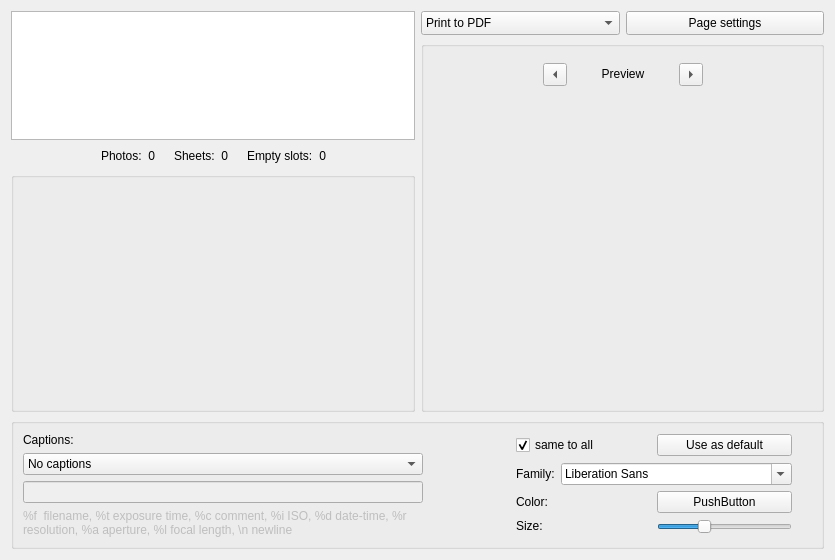
<?xml version="1.0" encoding="UTF-8"?>
<ui version="4.0">
 <class>PhotoPage</class>
 <widget class="QWidget" name="PhotoPage">
  <property name="geometry">
   <rect>
    <x>0</x>
    <y>0</y>
    <width>821</width>
    <height>560</height>
   </rect>
  </property>
  <property name="sizePolicy">
   <sizepolicy hsizetype="MinimumExpanding" vsizetype="MinimumExpanding">
    <horstretch>0</horstretch>
    <verstretch>0</verstretch>
   </sizepolicy>
  </property>
  <layout class="QGridLayout" name="gridLayout">
   <item row="0" column="0">
    <layout class="QHBoxLayout" name="horizontalLayout_11">
     <item>
      <layout class="QVBoxLayout" name="verticalLayout_10">
       <item>
        <layout class="QVBoxLayout" name="verticalLayout_9">
         <item>
          <widget class="QListWidget" name="ListPhotoSizes"/>
         </item>
         <item>
          <layout class="QHBoxLayout" name="horizontalLayout_3">
           <item>
            <spacer name="horizontalSpacer_7">
             <property name="orientation">
              <enum>Qt::Horizontal</enum>
             </property>
             <property name="sizeHint" stdset="0">
              <size>
               <width>13</width>
               <height>20</height>
              </size>
             </property>
            </spacer>
           </item>
           <item>
            <widget class="QLabel" name="TextLabel4_2">
             <property name="text">
              <string>Photos:</string>
             </property>
            </widget>
           </item>
           <item>
            <widget class="QLabel" name="LblPhotoCount">
             <property name="text">
              <string>&lt;p align=&quot;right&quot;&gt;0&lt;/p&gt;</string>
             </property>
            </widget>
           </item>
           <item>
            <spacer name="horizontalSpacer">
             <property name="orientation">
              <enum>Qt::Horizontal</enum>
             </property>
             <property name="sizeType">
              <enum>QSizePolicy::Fixed</enum>
             </property>
             <property name="sizeHint" stdset="0">
              <size>
               <width>13</width>
               <height>20</height>
              </size>
             </property>
            </spacer>
           </item>
           <item>
            <widget class="QLabel" name="TextLabel4">
             <property name="text">
              <string>Sheets:</string>
             </property>
            </widget>
           </item>
           <item>
            <widget class="QLabel" name="LblSheetsPrinted">
             <property name="text">
              <string>&lt;p align=&quot;right&quot;&gt;0&lt;/p&gt;</string>
             </property>
            </widget>
           </item>
           <item>
            <spacer name="horizontalSpacer_2">
             <property name="orientation">
              <enum>Qt::Horizontal</enum>
             </property>
             <property name="sizeType">
              <enum>QSizePolicy::Fixed</enum>
             </property>
             <property name="sizeHint" stdset="0">
              <size>
               <width>13</width>
               <height>20</height>
              </size>
             </property>
            </spacer>
           </item>
           <item>
            <widget class="QLabel" name="TextLabel6">
             <property name="text">
              <string>Empty slots:</string>
             </property>
            </widget>
           </item>
           <item>
            <widget class="QLabel" name="LblEmptySlots">
             <property name="text">
              <string>&lt;p align=&quot;right&quot;&gt;0&lt;/p&gt;</string>
             </property>
            </widget>
           </item>
           <item>
            <spacer name="horizontalSpacer_8">
             <property name="orientation">
              <enum>Qt::Horizontal</enum>
             </property>
             <property name="sizeHint" stdset="0">
              <size>
               <width>13</width>
               <height>20</height>
              </size>
             </property>
            </spacer>
           </item>
          </layout>
         </item>
        </layout>
       </item>
       <item>
        <widget class="QGroupBox" name="groupBox_2">
         <property name="minimumSize">
          <size>
           <width>200</width>
           <height>240</height>
          </size>
         </property>
         <property name="title">
          <string/>
         </property>
         <layout class="QVBoxLayout" name="verticalLayout_7">
          <item>
           <widget class="QWidget" name="mPrintList" native="true">
            <property name="sizePolicy">
             <sizepolicy hsizetype="Expanding" vsizetype="Expanding">
              <horstretch>0</horstretch>
              <verstretch>0</verstretch>
             </sizepolicy>
            </property>
            <property name="minimumSize">
             <size>
              <width>0</width>
              <height>0</height>
             </size>
            </property>
           </widget>
          </item>
         </layout>
        </widget>
       </item>
      </layout>
     </item>
     <item>
      <layout class="QVBoxLayout" name="verticalLayout_2">
       <item>
        <layout class="QHBoxLayout" name="horizontalLayout">
         <item>
          <widget class="QComboBox" name="m_printer_choice">
           <property name="minimumSize">
            <size>
             <width>0</width>
             <height>24</height>
            </size>
           </property>
           <property name="insertPolicy">
            <enum>QComboBox::InsertAtTop</enum>
           </property>
           <item>
            <property name="text">
             <string>Print to PDF</string>
            </property>
           </item>
           <item>
            <property name="text">
             <string>Print to PS</string>
            </property>
           </item>
           <item>
            <property name="text">
             <string>Print to JPG</string>
            </property>
           </item>
           <item>
            <property name="text">
             <string>Print to gimp</string>
            </property>
           </item>
          </widget>
         </item>
         <item>
          <widget class="QPushButton" name="m_pagesetup">
           <property name="minimumSize">
            <size>
             <width>0</width>
             <height>24</height>
            </size>
           </property>
           <property name="text">
            <string>Page settings</string>
           </property>
          </widget>
         </item>
        </layout>
       </item>
       <item>
        <widget class="QGroupBox" name="groupBox">
         <property name="sizePolicy">
          <sizepolicy hsizetype="Minimum" vsizetype="Preferred">
           <horstretch>0</horstretch>
           <verstretch>0</verstretch>
          </sizepolicy>
         </property>
         <property name="minimumSize">
          <size>
           <width>300</width>
           <height>0</height>
          </size>
         </property>
         <property name="title">
          <string/>
         </property>
         <layout class="QHBoxLayout" name="horizontalLayout_8">
          <item>
           <spacer name="horizontalSpacer_9">
            <property name="orientation">
             <enum>Qt::Horizontal</enum>
            </property>
            <property name="sizeHint" stdset="0">
             <size>
              <width>36</width>
              <height>20</height>
             </size>
            </property>
           </spacer>
          </item>
          <item>
           <layout class="QVBoxLayout" name="verticalLayout_12">
            <item>
             <spacer name="verticalSpacer">
              <property name="orientation">
               <enum>Qt::Vertical</enum>
              </property>
              <property name="sizeHint" stdset="0">
               <size>
                <width>20</width>
                <height>16</height>
               </size>
              </property>
             </spacer>
            </item>
            <item>
             <layout class="QVBoxLayout" name="verticalLayout">
              <item>
               <layout class="QHBoxLayout" name="horizontalLayout_2">
                <item>
                 <spacer name="horizontalSpacer_11">
                  <property name="orientation">
                   <enum>Qt::Horizontal</enum>
                  </property>
                  <property name="sizeHint" stdset="0">
                   <size>
                    <width>20</width>
                    <height>20</height>
                   </size>
                  </property>
                 </spacer>
                </item>
                <item>
                 <widget class="QToolButton" name="BtnPreviewPageDown">
                  <property name="maximumSize">
                   <size>
                    <width>30</width>
                    <height>32767</height>
                   </size>
                  </property>
                  <property name="toolTip">
                   <string>Previous photo</string>
                  </property>
                  <property name="whatsThis">
                   <string>Previous photo</string>
                  </property>
                  <property name="text">
                   <string>&lt;</string>
                  </property>
                  <property name="arrowType">
                   <enum>Qt::LeftArrow</enum>
                  </property>
                 </widget>
                </item>
                <item>
                 <widget class="QLabel" name="LblPreview">
                  <property name="sizePolicy">
                   <sizepolicy hsizetype="Preferred" vsizetype="Fixed">
                    <horstretch>0</horstretch>
                    <verstretch>0</verstretch>
                   </sizepolicy>
                  </property>
                  <property name="minimumSize">
                   <size>
                    <width>100</width>
                    <height>0</height>
                   </size>
                  </property>
                  <property name="text">
                   <string>Preview</string>
                  </property>
                  <property name="alignment">
                   <set>Qt::AlignCenter</set>
                  </property>
                 </widget>
                </item>
                <item>
                 <widget class="QToolButton" name="BtnPreviewPageUp">
                  <property name="maximumSize">
                   <size>
                    <width>30</width>
                    <height>32767</height>
                   </size>
                  </property>
                  <property name="toolTip">
                   <string>Next page</string>
                  </property>
                  <property name="whatsThis">
                   <string>Next page</string>
                  </property>
                  <property name="text">
                   <string>&gt;</string>
                  </property>
                  <property name="arrowType">
                   <enum>Qt::RightArrow</enum>
                  </property>
                 </widget>
                </item>
                <item>
                 <spacer name="horizontalSpacer_10">
                  <property name="orientation">
                   <enum>Qt::Horizontal</enum>
                  </property>
                  <property name="sizeHint" stdset="0">
                   <size>
                    <width>20</width>
                    <height>20</height>
                   </size>
                  </property>
                 </spacer>
                </item>
               </layout>
              </item>
              <item>
               <widget class="QLabel" name="BmpFirstPagePreview">
                <property name="sizePolicy">
                 <sizepolicy hsizetype="Fixed" vsizetype="Preferred">
                  <horstretch>0</horstretch>
                  <verstretch>0</verstretch>
                 </sizepolicy>
                </property>
                <property name="minimumSize">
                 <size>
                  <width>300</width>
                  <height>300</height>
                 </size>
                </property>
                <property name="alignment">
                 <set>Qt::AlignCenter</set>
                </property>
               </widget>
              </item>
             </layout>
            </item>
            <item>
             <spacer name="verticalSpacer_2">
              <property name="orientation">
               <enum>Qt::Vertical</enum>
              </property>
              <property name="sizeHint" stdset="0">
               <size>
                <width>20</width>
                <height>16</height>
               </size>
              </property>
             </spacer>
            </item>
           </layout>
          </item>
          <item>
           <spacer name="horizontalSpacer_5">
            <property name="orientation">
             <enum>Qt::Horizontal</enum>
            </property>
            <property name="sizeHint" stdset="0">
             <size>
              <width>35</width>
              <height>20</height>
             </size>
            </property>
           </spacer>
          </item>
         </layout>
        </widget>
       </item>
      </layout>
     </item>
    </layout>
   </item>
   <item row="1" column="0">
    <widget class="QGroupBox" name="groupBox_3">
     <property name="title">
      <string/>
     </property>
     <layout class="QHBoxLayout" name="horizontalLayout_12">
      <item>
       <layout class="QHBoxLayout" name="horizontalLayout_9">
        <item>
         <layout class="QVBoxLayout" name="verticalLayout_5">
          <item>
           <layout class="QVBoxLayout" name="verticalLayout_4">
            <item>
             <widget class="QLabel" name="label_2">
              <property name="sizePolicy">
               <sizepolicy hsizetype="Preferred" vsizetype="Fixed">
                <horstretch>0</horstretch>
                <verstretch>0</verstretch>
               </sizepolicy>
              </property>
              <property name="text">
               <string>Captions:</string>
              </property>
              <property name="buddy">
               <cstring>m_captions</cstring>
              </property>
             </widget>
            </item>
            <item>
             <widget class="QComboBox" name="m_captions">
              <item>
               <property name="text">
                <string>No captions</string>
               </property>
              </item>
              <item>
               <property name="text">
                <string>Image file names</string>
               </property>
              </item>
              <item>
               <property name="text">
                <string>Exif date-time</string>
               </property>
              </item>
              <item>
               <property name="text">
                <string>Comments</string>
               </property>
              </item>
              <item>
               <property name="text">
                <string>Free</string>
               </property>
              </item>
             </widget>
            </item>
           </layout>
          </item>
          <item>
           <layout class="QVBoxLayout" name="verticalLayout_3">
            <item>
             <widget class="QLineEdit" name="m_FreeCaptionFormat">
              <property name="enabled">
               <bool>false</bool>
              </property>
              <property name="minimumSize">
               <size>
                <width>400</width>
                <height>0</height>
               </size>
              </property>
             </widget>
            </item>
            <item>
             <widget class="QLabel" name="m_free_label">
              <property name="enabled">
               <bool>false</bool>
              </property>
              <property name="sizePolicy">
               <sizepolicy hsizetype="Preferred" vsizetype="Fixed">
                <horstretch>0</horstretch>
                <verstretch>0</verstretch>
               </sizepolicy>
              </property>
              <property name="text">
               <string>%f  filename, %t exposure time, %c comment, %i ISO, %d date-time, %r resolution, %a aperture, %l focal length, \n newline</string>
              </property>
              <property name="wordWrap">
               <bool>true</bool>
              </property>
             </widget>
            </item>
           </layout>
          </item>
         </layout>
        </item>
        <item>
         <spacer name="horizontalSpacer_3">
          <property name="orientation">
           <enum>Qt::Horizontal</enum>
          </property>
          <property name="sizeHint" stdset="0">
           <size>
            <width>40</width>
            <height>20</height>
           </size>
          </property>
         </spacer>
        </item>
        <item>
         <layout class="QVBoxLayout" name="verticalLayout_8">
          <item>
           <layout class="QHBoxLayout" name="horizontalLayout_4">
            <item>
             <widget class="QCheckBox" name="m_sameCaption">
              <property name="text">
               <string>same to all</string>
              </property>
              <property name="checked">
               <bool>true</bool>
              </property>
             </widget>
            </item>
            <item>
             <widget class="QPushButton" name="m_setDefault">
              <property name="text">
               <string>Use as default</string>
              </property>
             </widget>
            </item>
           </layout>
          </item>
          <item>
           <layout class="QVBoxLayout" name="verticalLayout_6">
            <item>
             <layout class="QHBoxLayout" name="horizontalLayout_5">
              <item>
               <widget class="QLabel" name="label_3">
                <property name="text">
                 <string>Family:</string>
                </property>
                <property name="buddy">
                 <cstring>m_font_name</cstring>
                </property>
               </widget>
              </item>
              <item>
               <widget class="QFontComboBox" name="m_font_name"/>
              </item>
             </layout>
            </item>
            <item>
             <layout class="QHBoxLayout" name="horizontalLayout_6">
              <item>
               <widget class="QLabel" name="label_4">
                <property name="text">
                 <string>Color:</string>
                </property>
                <property name="buddy">
                 <cstring>m_font_color</cstring>
                </property>
               </widget>
              </item>
              <item>
               <widget class="KColorButton" name="m_font_color">
                <property name="text">
                 <string>PushButton</string>
                </property>
               </widget>
              </item>
             </layout>
            </item>
            <item>
             <layout class="QHBoxLayout" name="horizontalLayout_7">
              <item>
               <widget class="QLabel" name="textLabel1_2">
                <property name="sizePolicy">
                 <sizepolicy hsizetype="MinimumExpanding" vsizetype="Fixed">
                  <horstretch>0</horstretch>
                  <verstretch>0</verstretch>
                 </sizepolicy>
                </property>
                <property name="text">
                 <string>Size:</string>
                </property>
                <property name="wordWrap">
                 <bool>false</bool>
                </property>
                <property name="buddy">
                 <cstring>m_font_size</cstring>
                </property>
               </widget>
              </item>
              <item>
               <widget class="QSlider" name="m_font_size">
                <property name="sizePolicy">
                 <sizepolicy hsizetype="Expanding" vsizetype="Fixed">
                  <horstretch>0</horstretch>
                  <verstretch>0</verstretch>
                 </sizepolicy>
                </property>
                <property name="minimum">
                 <number>2</number>
                </property>
                <property name="maximum">
                 <number>8</number>
                </property>
                <property name="singleStep">
                 <number>2</number>
                </property>
                <property name="pageStep">
                 <number>2</number>
                </property>
                <property name="value">
                 <number>4</number>
                </property>
                <property name="orientation">
                 <enum>Qt::Horizontal</enum>
                </property>
               </widget>
              </item>
             </layout>
            </item>
           </layout>
          </item>
         </layout>
        </item>
       </layout>
      </item>
      <item>
       <layout class="QHBoxLayout" name="horizontalLayout_10">
        <item>
         <spacer name="verticalSpacer_5">
          <property name="orientation">
           <enum>Qt::Vertical</enum>
          </property>
          <property name="sizeHint" stdset="0">
           <size>
            <width>20</width>
            <height>13</height>
           </size>
          </property>
         </spacer>
        </item>
       </layout>
      </item>
     </layout>
    </widget>
   </item>
   <item row="2" column="0">
    <spacer name="verticalSpacer_3">
     <property name="orientation">
      <enum>Qt::Vertical</enum>
     </property>
     <property name="sizeHint" stdset="0">
      <size>
       <width>813</width>
       <height>5</height>
      </size>
     </property>
    </spacer>
   </item>
  </layout>
 </widget>
 <customwidgets>
  <customwidget>
   <class>KColorButton</class>
   <extends>QPushButton</extends>
   <header>kcolorbutton.h</header>
  </customwidget>
 </customwidgets>
 <tabstops>
  <tabstop>ListPhotoSizes</tabstop>
  <tabstop>BtnPreviewPageDown</tabstop>
  <tabstop>BtnPreviewPageUp</tabstop>
 </tabstops>
 <resources/>
 <connections/>
</ui>
